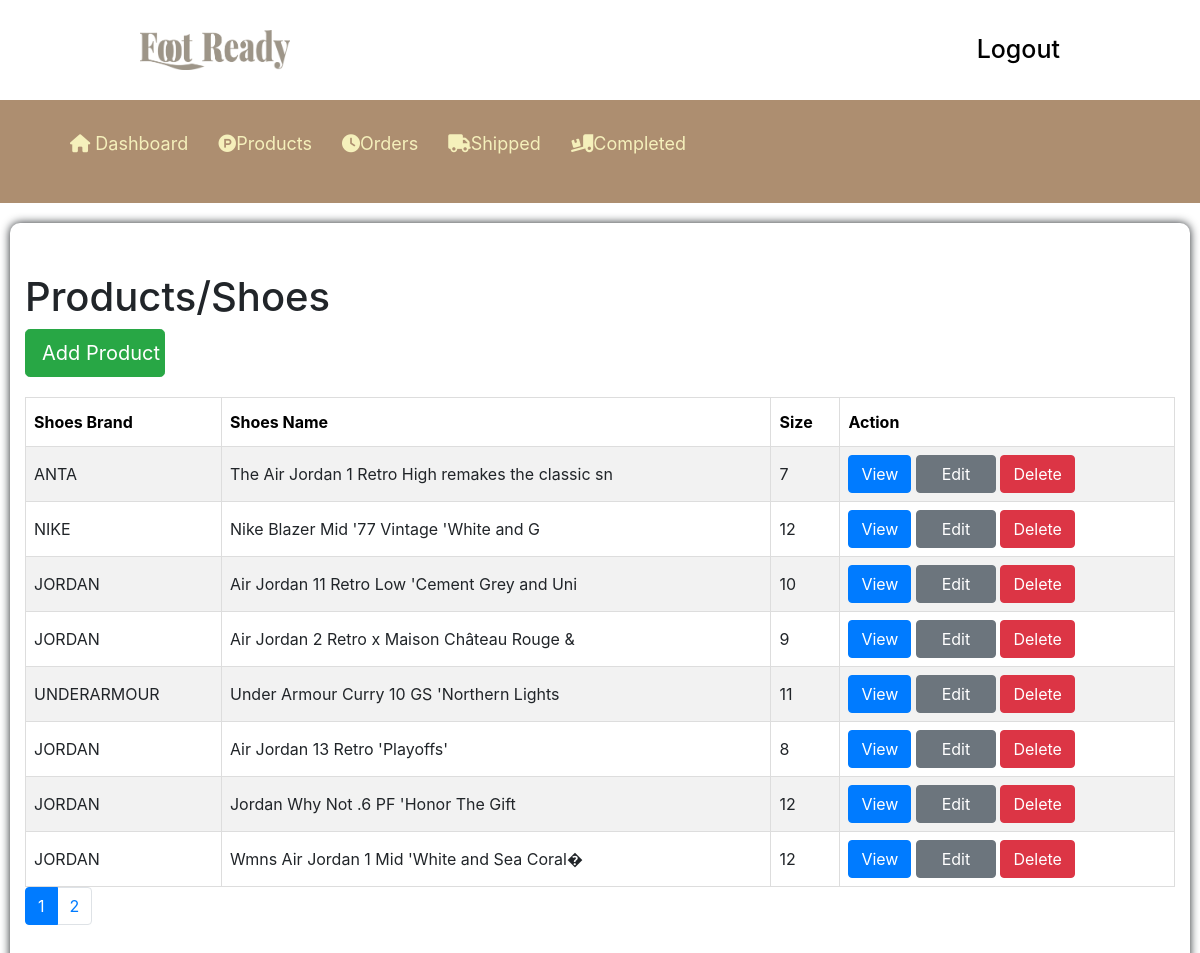
The page /admin/products.php (signed in) on the database its author committed.
### tables this page shows
CREATE TABLE `products` (
  `id` int(11) NOT NULL,
  `brand_name` varchar(50) DEFAULT NULL,
  `shoe_name` varchar(50) DEFAULT NULL,
  `shoe_color` varchar(50) DEFAULT NULL,
  `shoe_price` decimal(9,2) DEFAULT NULL,
  `shoe_size` varchar(50) DEFAULT NULL,
  `shoe_description` varchar(500) DEFAULT NULL,
  `image` varchar(500) DEFAULT NULL,
  `gender` varchar(50) DEFAULT NULL,
  `image1` varchar(50) DEFAULT NULL,
  `image2` varchar(50) DEFAULT NULL,
  `image3` varchar(50) DEFAULT NULL,
  `image4` varchar(50) DEFAULT NULL,
  `shipfee` decimal(8,2)
);

### admin/products.php (the view, shortened to what this page needs)
<?php
require 'connect.php';
$itemsPerPage = 8;
$page = isset($_GET['page']) ? $_GET['page'] : 1;
$offset = ($page - 1) * $itemsPerPage;
$sqltest = "SELECT * FROM products LIMIT $offset, $itemsPerPage";
$query = mysqli_query($connect, $sqltest);
$totalItems = mysqli_num_rows(mysqli_query($connect, "SELECT * FROM products"));
$totalPages = ceil($totalItems / $itemsPerPage);
?>
<!DOCTYPE html>
<html lang="en">
<head>
    <link rel="stylesheet" href="./style/products.css">
    <link rel="stylesheet" href="https://cdnjs.cloudflare.com/ajax/libs/twitter-bootstrap/4.6.0/css/bootstrap.min.css">
    <link href="https://cdnjs.cloudflare.com/ajax/libs/toastr.js/2.0.1/css/toastr.css" rel="stylesheet" />
</head>
<body>
    <?php
    include 'navigation.php';
    ?>
    <div class="productsshoes box basic-drop-shadow">
        <h1>Products/Shoes</h1>
        <div class="add-btn">
            <a href="./adminadd.php"><input style="width: 140px;" class="btn btn-success btn-lg" type="button" value="Add Product"></a>
        </div>
        <table id="customers">
            <tr>
                <th>Shoes Brand</th>
                <th>Shoes Name</th>
                <th>Size</th>
                <th>Action</th>
            </tr>
            <?php
            while ($row = mysqli_fetch_array($query)) {
                $modalId = 'viewModal' . $row['id'];
                echo '
                    <tr>
                        <td>' . $row['brand_name'] . '</td>
                        <td>' . $row['shoe_name'] . '</td>
                        <td>' . $row['shoe_size'] . '</td>
                        <td>
                            <button type="button" class="btn btn-primary" data-toggle="modal" data-target="#' . $modalId . '" onclick="setViewId(' . $row['id'] . ')">View</button>
                            <a href="adminupdate.php?id=' . $row['id'] . '"><input type="button" value="Edit" class="btn btn-secondary"></a>
                            <button type="button" class="btn btn-danger" data-toggle="modal" data-target="#deleteModal" onclick="setDeleteId(' . $row['id'] . ')">Delete</button>
                        </td>
                    </tr>
                    <div class="modal fade" id="' . $modalId . '" tabindex="-1" role="dialog" aria-labelledby="' . $modalId . 'Label" aria-hidden="true">
                                                <img src="../admin/uploads/' . $row['image1'] . '" alt="">
                                                <img src="../admin/uploads/' . $row['image2'] . '" alt="">
                                                <img src="../admin/uploads/' . $row['image3'] . '" alt="">
                                                <img src="../admin/uploads/' . $row['image4'] . '" alt="">
                                                <img src="../admin/uploads/' . $row['image'] . '" alt="">
                                                <h2>' . $row['brand_name'] . '</h2>
                                                <h2>' . $row['shoe_name'] . '</h2>
                                                <h2>' . $row['shoe_color'] . '</h2>
                                                <h2>For: ' . $row['gender'] . '</h2>
                                                <h2>₱' . $row['shoe_price'] . '</h2>
                                                <h2>Size: ' . $row['shoe_size'] . '</h2>
                                                    <p>' . $row['shoe_description'] . '</p>
                    </div>
                ';
            }
            ?>
        </table>
        <ul class="pagination">
            <?php for ($i = 1; $i <= $totalPages; $i++) : ?>
                <li class="page-item <?php if ($i == $page) echo 'active'; ?>">
                    <a class="page-link" href="?page=<?php echo $i; ?>"><?php echo $i; ?></a>
                </li>
            <?php endfor; ?>
        </ul>
    </div>
</body>
</html>

### admin/style/products.css (style rules this page uses)
#customers { border-collapse: collapse; width: 100%; }
#customers td, #customers th { border: 1px solid #ddd; padding: 8px; }
#customers tr:nth-child(even) { background-color: #f2f2f2; }
#customers th { padding-top: 12px; padding-bottom: 12px; text-align: left; color: black; }
.productsshoes { padding: 5px; }
.box { padding: 50px 15px; margin: 20px 10px; border-radius: 10px; }
.basic-drop-shadow { box-shadow: 0 0 10px; }
.add-btn { margin-bottom: 20px; }
a input[type=button] { width: 80px; }

### admin/style/navigation.css (style rules this page uses)
* { margin: 0px; padding: 0px; }

### rows shown on the page
products: brand_name "ANTA", shoe_name "The Air Jordan 1 Retro High remakes the classic sn", shoe_size "7"
products: brand_name "NIKE", shoe_name "Nike Blazer Mid '77 Vintage 'White and G", shoe_size "12"
products: brand_name "JORDAN", shoe_name "Air Jordan 11 Retro Low 'Cement Grey and Uni", shoe_size "10"
products: brand_name "JORDAN", shoe_name "Air Jordan 2 Retro x Maison Château Rouge &", shoe_size "9"
products: brand_name "UNDERARMOUR", shoe_name "Under Armour Curry 10 GS 'Northern Lights", shoe_size "11"
products: brand_name "JORDAN", shoe_name "Air Jordan 13 Retro 'Playoffs'", shoe_size "8"
products: brand_name "JORDAN", shoe_name "Jordan Why Not .6 PF 'Honor The Gift", shoe_size "12"
products: brand_name "JORDAN", shoe_name "Wmns Air Jordan 1 Mid 'White and Sea Coral�", shoe_size "12"
